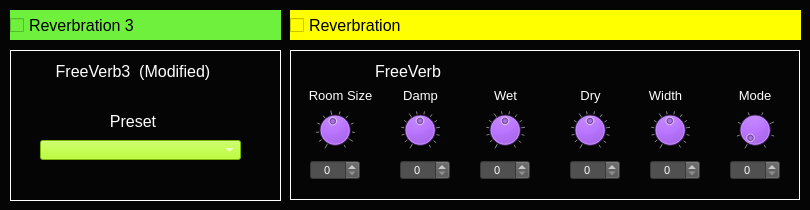
<?xml version="1.0" encoding="UTF-8"?>
<ui version="4.0">
 <class>Dialog_AnalogReverb</class>
 <widget class="QDialog" name="Dialog_AnalogReverb">
  <property name="geometry">
   <rect>
    <x>0</x>
    <y>0</y>
    <width>810</width>
    <height>210</height>
   </rect>
  </property>
  <property name="windowTitle">
   <string>Analog Reverbration</string>
  </property>
  <property name="styleSheet">
   <string notr="true">background-color: rgb(5, 5, 5);
color: rgb(255, 255, 255);</string>
  </property>
  <widget class="CustomFrame" name="frame_FreeVerb">
   <property name="geometry">
    <rect>
     <x>290</x>
     <y>50</y>
     <width>510</width>
     <height>150</height>
    </rect>
   </property>
   <property name="styleSheet">
    <string notr="true">background-color: rgb(5, 5, 5);
color: rgb(255, 255, 255);</string>
   </property>
   <property name="frameShape">
    <enum>QFrame::Panel</enum>
   </property>
   <property name="frameShadow">
    <enum>QFrame::Plain</enum>
   </property>
   <property name="lineWidth">
    <number>1</number>
   </property>
   <property name="midLineWidth">
    <number>1</number>
   </property>
   <widget class="CustomDial" name="dial_ReverbRoomSize">
    <property name="geometry">
     <rect>
      <x>25</x>
      <y>60</y>
      <width>40</width>
      <height>40</height>
     </rect>
    </property>
    <property name="focusPolicy">
     <enum>Qt::NoFocus</enum>
    </property>
    <property name="styleSheet">
     <string notr="true">background-color: rgb(170, 85, 255);</string>
    </property>
    <property name="minimum">
     <number>10</number>
    </property>
    <property name="maximum">
     <number>98</number>
    </property>
    <property name="value">
     <number>50</number>
    </property>
    <property name="wrapping">
     <bool>false</bool>
    </property>
    <property name="notchTarget">
     <double>8.000000000000000</double>
    </property>
    <property name="notchesVisible">
     <bool>true</bool>
    </property>
   </widget>
   <widget class="QLabel" name="label_154">
    <property name="geometry">
     <rect>
      <x>10</x>
      <y>35</y>
      <width>81</width>
      <height>21</height>
     </rect>
    </property>
    <property name="font">
     <font>
      <pointsize>10</pointsize>
     </font>
    </property>
    <property name="styleSheet">
     <string notr="true">color: rgb(255, 255, 255);</string>
    </property>
    <property name="text">
     <string>Room Size</string>
    </property>
    <property name="alignment">
     <set>Qt::AlignCenter</set>
    </property>
   </widget>
   <widget class="QLabel" name="label_FreeVerb">
    <property name="geometry">
     <rect>
      <x>75</x>
      <y>10</y>
      <width>86</width>
      <height>23</height>
     </rect>
    </property>
    <property name="font">
     <font>
      <pointsize>12</pointsize>
     </font>
    </property>
    <property name="text">
     <string>FreeVerb</string>
    </property>
    <property name="alignment">
     <set>Qt::AlignCenter</set>
    </property>
   </widget>
   <widget class="CustomDial" name="dial_ReverbDamp">
    <property name="geometry">
     <rect>
      <x>110</x>
      <y>60</y>
      <width>40</width>
      <height>40</height>
     </rect>
    </property>
    <property name="focusPolicy">
     <enum>Qt::NoFocus</enum>
    </property>
    <property name="styleSheet">
     <string notr="true">background-color: rgb(170, 85, 255);</string>
    </property>
    <property name="maximum">
     <number>100</number>
    </property>
    <property name="value">
     <number>50</number>
    </property>
    <property name="wrapping">
     <bool>false</bool>
    </property>
    <property name="notchTarget">
     <double>8.000000000000000</double>
    </property>
    <property name="notchesVisible">
     <bool>true</bool>
    </property>
   </widget>
   <widget class="QLabel" name="label_156">
    <property name="geometry">
     <rect>
      <x>90</x>
      <y>35</y>
      <width>81</width>
      <height>21</height>
     </rect>
    </property>
    <property name="font">
     <font>
      <pointsize>10</pointsize>
     </font>
    </property>
    <property name="styleSheet">
     <string notr="true">color: rgb(255, 255, 255);</string>
    </property>
    <property name="text">
     <string>Damp</string>
    </property>
    <property name="alignment">
     <set>Qt::AlignCenter</set>
    </property>
   </widget>
   <widget class="CustomDial" name="dial_ReverbWet">
    <property name="geometry">
     <rect>
      <x>195</x>
      <y>60</y>
      <width>40</width>
      <height>40</height>
     </rect>
    </property>
    <property name="focusPolicy">
     <enum>Qt::NoFocus</enum>
    </property>
    <property name="styleSheet">
     <string notr="true">background-color: rgb(170, 85, 255);</string>
    </property>
    <property name="maximum">
     <number>100</number>
    </property>
    <property name="value">
     <number>50</number>
    </property>
    <property name="wrapping">
     <bool>false</bool>
    </property>
    <property name="notchTarget">
     <double>8.000000000000000</double>
    </property>
    <property name="notchesVisible">
     <bool>true</bool>
    </property>
   </widget>
   <widget class="QLabel" name="label_157">
    <property name="geometry">
     <rect>
      <x>175</x>
      <y>35</y>
      <width>81</width>
      <height>21</height>
     </rect>
    </property>
    <property name="font">
     <font>
      <pointsize>10</pointsize>
     </font>
    </property>
    <property name="styleSheet">
     <string notr="true">color: rgb(255, 255, 255);</string>
    </property>
    <property name="text">
     <string>Wet</string>
    </property>
    <property name="alignment">
     <set>Qt::AlignCenter</set>
    </property>
   </widget>
   <widget class="CustomDial" name="dial_ReverbMode">
    <property name="geometry">
     <rect>
      <x>445</x>
      <y>60</y>
      <width>40</width>
      <height>40</height>
     </rect>
    </property>
    <property name="focusPolicy">
     <enum>Qt::NoFocus</enum>
    </property>
    <property name="styleSheet">
     <string notr="true">background-color: rgb(170, 85, 255);</string>
    </property>
    <property name="maximum">
     <number>50</number>
    </property>
    <property name="value">
     <number>0</number>
    </property>
    <property name="wrapping">
     <bool>false</bool>
    </property>
    <property name="notchTarget">
     <double>8.000000000000000</double>
    </property>
    <property name="notchesVisible">
     <bool>true</bool>
    </property>
   </widget>
   <widget class="CustomDial" name="dial_ReverbWidth">
    <property name="geometry">
     <rect>
      <x>360</x>
      <y>60</y>
      <width>40</width>
      <height>40</height>
     </rect>
    </property>
    <property name="focusPolicy">
     <enum>Qt::NoFocus</enum>
    </property>
    <property name="styleSheet">
     <string notr="true">background-color: rgb(170, 85, 255);</string>
    </property>
    <property name="minimum">
     <number>1</number>
    </property>
    <property name="maximum">
     <number>100</number>
    </property>
    <property name="value">
     <number>50</number>
    </property>
    <property name="wrapping">
     <bool>false</bool>
    </property>
    <property name="notchTarget">
     <double>8.000000000000000</double>
    </property>
    <property name="notchesVisible">
     <bool>true</bool>
    </property>
   </widget>
   <widget class="CustomDial" name="dial_ReverbDry">
    <property name="geometry">
     <rect>
      <x>280</x>
      <y>60</y>
      <width>40</width>
      <height>40</height>
     </rect>
    </property>
    <property name="focusPolicy">
     <enum>Qt::NoFocus</enum>
    </property>
    <property name="styleSheet">
     <string notr="true">background-color: rgb(170, 85, 255);</string>
    </property>
    <property name="maximum">
     <number>100</number>
    </property>
    <property name="value">
     <number>50</number>
    </property>
    <property name="wrapping">
     <bool>false</bool>
    </property>
    <property name="notchTarget">
     <double>8.000000000000000</double>
    </property>
    <property name="notchesVisible">
     <bool>true</bool>
    </property>
   </widget>
   <widget class="QLabel" name="label_158">
    <property name="geometry">
     <rect>
      <x>430</x>
      <y>35</y>
      <width>70</width>
      <height>21</height>
     </rect>
    </property>
    <property name="font">
     <font>
      <pointsize>10</pointsize>
     </font>
    </property>
    <property name="styleSheet">
     <string notr="true">color: rgb(255, 255, 255);</string>
    </property>
    <property name="text">
     <string>Mode</string>
    </property>
    <property name="alignment">
     <set>Qt::AlignCenter</set>
    </property>
   </widget>
   <widget class="QLabel" name="label_159">
    <property name="geometry">
     <rect>
      <x>335</x>
      <y>35</y>
      <width>81</width>
      <height>21</height>
     </rect>
    </property>
    <property name="font">
     <font>
      <pointsize>10</pointsize>
     </font>
    </property>
    <property name="styleSheet">
     <string notr="true">color: rgb(255, 255, 255);</string>
    </property>
    <property name="text">
     <string>Width</string>
    </property>
    <property name="alignment">
     <set>Qt::AlignCenter</set>
    </property>
   </widget>
   <widget class="QLabel" name="label_160">
    <property name="geometry">
     <rect>
      <x>260</x>
      <y>35</y>
      <width>81</width>
      <height>21</height>
     </rect>
    </property>
    <property name="font">
     <font>
      <pointsize>10</pointsize>
     </font>
    </property>
    <property name="styleSheet">
     <string notr="true">color: rgb(255, 255, 255);</string>
    </property>
    <property name="text">
     <string>Dry</string>
    </property>
    <property name="alignment">
     <set>Qt::AlignCenter</set>
    </property>
   </widget>
   <widget class="CustomSpinBox" name="spinBox_ReverbRoomSize">
    <property name="geometry">
     <rect>
      <x>20</x>
      <y>110</y>
      <width>50</width>
      <height>20</height>
     </rect>
    </property>
    <property name="font">
     <font>
      <pointsize>8</pointsize>
     </font>
    </property>
    <property name="focusPolicy">
     <enum>Qt::NoFocus</enum>
    </property>
    <property name="styleSheet">
     <string notr="true">background-color: rgb(80,80,80);
color: rgb(255, 255, 255);</string>
    </property>
    <property name="alignment">
     <set>Qt::AlignCenter</set>
    </property>
    <property name="readOnly">
     <bool>false</bool>
    </property>
    <property name="accelerated">
     <bool>true</bool>
    </property>
    <property name="maximum">
     <number>100</number>
    </property>
    <property name="value">
     <number>0</number>
    </property>
   </widget>
   <widget class="CustomSpinBox" name="spinBox_ReverbDamp">
    <property name="geometry">
     <rect>
      <x>110</x>
      <y>110</y>
      <width>50</width>
      <height>20</height>
     </rect>
    </property>
    <property name="font">
     <font>
      <pointsize>8</pointsize>
     </font>
    </property>
    <property name="focusPolicy">
     <enum>Qt::NoFocus</enum>
    </property>
    <property name="styleSheet">
     <string notr="true">background-color: rgb(80,80,80);
color: rgb(255, 255, 255);</string>
    </property>
    <property name="alignment">
     <set>Qt::AlignCenter</set>
    </property>
    <property name="readOnly">
     <bool>false</bool>
    </property>
    <property name="accelerated">
     <bool>true</bool>
    </property>
    <property name="maximum">
     <number>100</number>
    </property>
    <property name="value">
     <number>0</number>
    </property>
   </widget>
   <widget class="CustomSpinBox" name="spinBox_ReverbWet">
    <property name="geometry">
     <rect>
      <x>190</x>
      <y>110</y>
      <width>50</width>
      <height>20</height>
     </rect>
    </property>
    <property name="font">
     <font>
      <pointsize>8</pointsize>
     </font>
    </property>
    <property name="focusPolicy">
     <enum>Qt::NoFocus</enum>
    </property>
    <property name="styleSheet">
     <string notr="true">background-color: rgb(80,80,80);
color: rgb(255, 255, 255);</string>
    </property>
    <property name="alignment">
     <set>Qt::AlignCenter</set>
    </property>
    <property name="readOnly">
     <bool>false</bool>
    </property>
    <property name="accelerated">
     <bool>true</bool>
    </property>
    <property name="maximum">
     <number>100</number>
    </property>
    <property name="value">
     <number>0</number>
    </property>
   </widget>
   <widget class="CustomSpinBox" name="spinBox_ReverbDry">
    <property name="geometry">
     <rect>
      <x>280</x>
      <y>110</y>
      <width>50</width>
      <height>20</height>
     </rect>
    </property>
    <property name="font">
     <font>
      <pointsize>8</pointsize>
     </font>
    </property>
    <property name="focusPolicy">
     <enum>Qt::NoFocus</enum>
    </property>
    <property name="styleSheet">
     <string notr="true">background-color: rgb(80,80,80);
color: rgb(255, 255, 255);</string>
    </property>
    <property name="alignment">
     <set>Qt::AlignCenter</set>
    </property>
    <property name="readOnly">
     <bool>false</bool>
    </property>
    <property name="accelerated">
     <bool>true</bool>
    </property>
    <property name="maximum">
     <number>100</number>
    </property>
    <property name="value">
     <number>0</number>
    </property>
   </widget>
   <widget class="CustomSpinBox" name="spinBox_ReverbWidth">
    <property name="geometry">
     <rect>
      <x>360</x>
      <y>110</y>
      <width>50</width>
      <height>20</height>
     </rect>
    </property>
    <property name="font">
     <font>
      <pointsize>8</pointsize>
     </font>
    </property>
    <property name="focusPolicy">
     <enum>Qt::NoFocus</enum>
    </property>
    <property name="styleSheet">
     <string notr="true">background-color: rgb(80,80,80);
color: rgb(255, 255, 255);</string>
    </property>
    <property name="alignment">
     <set>Qt::AlignCenter</set>
    </property>
    <property name="readOnly">
     <bool>false</bool>
    </property>
    <property name="accelerated">
     <bool>true</bool>
    </property>
    <property name="maximum">
     <number>100</number>
    </property>
    <property name="value">
     <number>0</number>
    </property>
   </widget>
   <widget class="CustomSpinBox" name="spinBox_ReverbMode">
    <property name="geometry">
     <rect>
      <x>440</x>
      <y>110</y>
      <width>50</width>
      <height>20</height>
     </rect>
    </property>
    <property name="font">
     <font>
      <pointsize>8</pointsize>
     </font>
    </property>
    <property name="focusPolicy">
     <enum>Qt::NoFocus</enum>
    </property>
    <property name="styleSheet">
     <string notr="true">background-color: rgb(80,80,80);
color: rgb(255, 255, 255);</string>
    </property>
    <property name="alignment">
     <set>Qt::AlignCenter</set>
    </property>
    <property name="readOnly">
     <bool>false</bool>
    </property>
    <property name="accelerated">
     <bool>true</bool>
    </property>
    <property name="maximum">
     <number>100</number>
    </property>
    <property name="value">
     <number>0</number>
    </property>
   </widget>
  </widget>
  <widget class="CustomFrame" name="frame_freeVerb3">
   <property name="geometry">
    <rect>
     <x>10</x>
     <y>50</y>
     <width>271</width>
     <height>151</height>
    </rect>
   </property>
   <property name="styleSheet">
    <string notr="true">background-color: rgb(5, 5, 5);
color: rgb(255, 255, 255);</string>
   </property>
   <property name="frameShape">
    <enum>QFrame::Panel</enum>
   </property>
   <property name="frameShadow">
    <enum>QFrame::Plain</enum>
   </property>
   <property name="lineWidth">
    <number>1</number>
   </property>
   <property name="midLineWidth">
    <number>1</number>
   </property>
   <widget class="QLabel" name="label_FreeVerb3">
    <property name="geometry">
     <rect>
      <x>30</x>
      <y>10</y>
      <width>186</width>
      <height>23</height>
     </rect>
    </property>
    <property name="font">
     <font>
      <pointsize>12</pointsize>
     </font>
    </property>
    <property name="text">
     <string>FreeVerb3  (Modified)</string>
    </property>
    <property name="alignment">
     <set>Qt::AlignCenter</set>
    </property>
   </widget>
   <widget class="CustomComboBox" name="comboBox_ReverbType">
    <property name="geometry">
     <rect>
      <x>30</x>
      <y>90</y>
      <width>201</width>
      <height>20</height>
     </rect>
    </property>
    <property name="font">
     <font>
      <pointsize>8</pointsize>
     </font>
    </property>
    <property name="focusPolicy">
     <enum>Qt::NoFocus</enum>
    </property>
    <property name="styleSheet">
     <string notr="true">selection-background-color: rgb(255, 0, 0);
border-color: rgb(0, 0, 0);
background-color: rgb(170, 255, 0);
</string>
    </property>
    <property name="currentText">
     <string/>
    </property>
    <property name="currentIndex">
     <number>-1</number>
    </property>
    <property name="maxVisibleItems">
     <number>4</number>
    </property>
   </widget>
   <widget class="QLabel" name="label_FreeVerb3_2">
    <property name="geometry">
     <rect>
      <x>30</x>
      <y>60</y>
      <width>186</width>
      <height>23</height>
     </rect>
    </property>
    <property name="font">
     <font>
      <pointsize>12</pointsize>
     </font>
    </property>
    <property name="text">
     <string>Preset</string>
    </property>
    <property name="alignment">
     <set>Qt::AlignCenter</set>
    </property>
   </widget>
  </widget>
  <widget class="CustomCheckBox" name="checkBox_Reverbration_Active">
   <property name="geometry">
    <rect>
     <x>290</x>
     <y>10</y>
     <width>511</width>
     <height>30</height>
    </rect>
   </property>
   <property name="font">
    <font>
     <pointsize>12</pointsize>
    </font>
   </property>
   <property name="focusPolicy">
    <enum>Qt::NoFocus</enum>
   </property>
   <property name="styleSheet">
    <string notr="true">background-color: rgb(255, 255, 0);
color: rgb(0,0,0);</string>
   </property>
   <property name="text">
    <string>Reverbration</string>
   </property>
   <property name="checked">
    <bool>false</bool>
   </property>
  </widget>
  <widget class="CustomCheckBox" name="checkBox_Reverbration3_Active">
   <property name="geometry">
    <rect>
     <x>10</x>
     <y>10</y>
     <width>271</width>
     <height>30</height>
    </rect>
   </property>
   <property name="font">
    <font>
     <pointsize>12</pointsize>
    </font>
   </property>
   <property name="focusPolicy">
    <enum>Qt::NoFocus</enum>
   </property>
   <property name="styleSheet">
    <string notr="true">background-color: rgb(110, 240, 60);
color: rgb(0,0,0);</string>
   </property>
   <property name="text">
    <string>Reverbration 3</string>
   </property>
   <property name="checked">
    <bool>false</bool>
   </property>
  </widget>
 </widget>
 <customwidgets>
  <customwidget>
   <class>CustomDial</class>
   <extends>QDial</extends>
   <header location="global">customdial.h</header>
  </customwidget>
  <customwidget>
   <class>CustomFrame</class>
   <extends>QFrame</extends>
   <header location="global">customframe.h</header>
   <container>1</container>
  </customwidget>
  <customwidget>
   <class>CustomComboBox</class>
   <extends>QComboBox</extends>
   <header location="global">customcombobox.h</header>
  </customwidget>
  <customwidget>
   <class>CustomCheckBox</class>
   <extends>QCheckBox</extends>
   <header location="global">customcheckbox.h</header>
  </customwidget>
  <customwidget>
   <class>CustomSpinBox</class>
   <extends>QSpinBox</extends>
   <header location="global">customspinbox.h</header>
  </customwidget>
 </customwidgets>
 <resources/>
 <connections/>
</ui>
